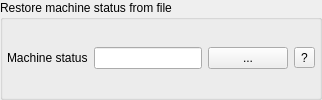
           <widget class="QGroupBox" name="restore_machine_status_group">
            <property name="sizePolicy">
             <sizepolicy hsizetype="Preferred" vsizetype="Maximum">
              <horstretch>0</horstretch>
              <verstretch>0</verstretch>
             </sizepolicy>
            </property>
            <property name="styleSheet">
             <string notr="true">QGroupBox#restore_machine_status_group {
    background-color: rgb(245, 245, 245);
    border: 1px solid rgb(210, 210, 210);
    border-radius: 6px;
    margin-top: 4px;
    padding-top: 6px;
}
QGroupBox#restore_machine_status_group::title {
    subcontrol-origin: margin;
    left: 10px;
    padding: 0 4px 0 4px;
}</string>
            </property>
            <property name="title">
             <string>Restore machine status from file</string>
            </property>
            <layout class="QVBoxLayout" name="restore_machine_status_layout">
             <property name="leftMargin">
              <number>4</number>
             </property>
             <property name="topMargin">
              <number>4</number>
             </property>
             <property name="rightMargin">
              <number>4</number>
             </property>
             <property name="bottomMargin">
              <number>4</number>
             </property>
             <item>
              <layout class="QHBoxLayout" name="restore_machine_status_file_layout">
               <item>
                <widget class="QLabel" name="restore_machine_status_label">
                 <property name="text">
                  <string>Machine status</string>
                 </property>
                </widget>
               </item>
               <item>
                <widget class="QLineEdit" name="machine_status_file">
                 <property name="maximumSize">
                  <size>
                   <width>500</width>
                   <height>16777215</height>
                  </size>
                 </property>
                </widget>
               </item>
               <item>
                <widget class="QPushButton" name="restore_machine_status_button">
                 <property name="sizePolicy">
                  <sizepolicy hsizetype="Fixed" vsizetype="Fixed">
                   <horstretch>0</horstretch>
                   <verstretch>0</verstretch>
                  </sizepolicy>
                 </property>
                 <property name="text">
                  <string>...</string>
                 </property>
                </widget>
               </item>
               <item>
                <widget class="QToolButton" name="machine_status_tooltip">
                 <property name="toolTip">
                  <string>&lt;html&gt;&lt;head/&gt;&lt;body&gt;&lt;p&gt;Load a machine_status.pkl file to restore the machine state saved at that time, including quadrupole currents, corrector strengths, and other settings.&lt;/p&gt;&lt;/body&gt;&lt;/html&gt;</string>
                 </property>
                 <property name="text">
                  <string>?</string>
                 </property>
                </widget>
               </item>
              </layout>
             </item>
            </layout>
           </widget>
